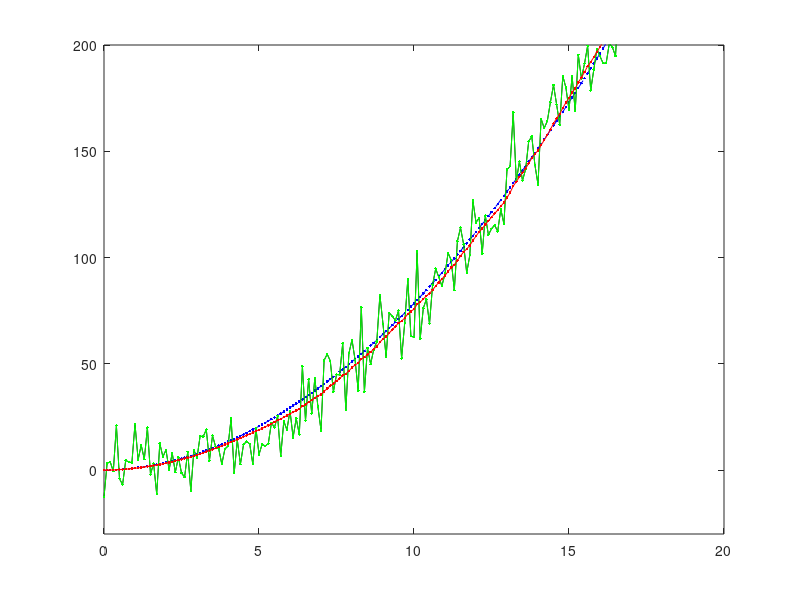

The MATLAB source for this figure:


%Tracking object using kalman filter

clear all
%% simulation duration and sampling rate
duration = 20; % (s)
dt = .1;  % (s) sampling rate

%% Define update equations (Coefficent matrices): A physics based model for where we expect the train to be [state transition (state + velocity)] + [input control (acceleration)]
F = [1 dt; 0 1] ; % state transition matrix:  expected flight of the Quail (state prediction)
B = [dt^2/2; dt]; %input control matrix:  expected effect of the input accceleration on the state.
H = [1 0]; % measurement matrix

%% define main variables
u = 1.5; % define acceleration magnitude
X= [0; 0]; %initialized state--it has two components: [position; velocity]
Accel_noise_mag = .5; % process noise the variability in how fast the object is speeding up (stdv of acceleration: meters/sec^2)
Q = Accel_noise_mag^2 * [dt^4/4 dt^3/2; dt^3/2 dt^2]; % Ex convert the process noise (stdv) into covariance matrix

Sensor_noise_mag = 10;  %measurement noise: (stdv of location, in meters)
R = Sensor_noise_mag^2;% Ez convert the measurement noise (stdv) into covariance matrix

%% initialize result variables
X_true = []; % Object's TRUE state trajectory 
X_sensed = []; % object's SENSED state trajectory

%% simulate actual and sensed trajectories
for t = 0 : dt: duration

    % Generate the object's true (noisy) trajectory
    w = Accel_noise_mag * [(dt^2/2)*randn; dt*randn];
    X = F * X+ B * u + w;
    
    X_true = [X_true; X(1)];
    
    % Generate what the sensor sees; noise is included.
    v = Sensor_noise_mag * randn;
    y = H * X+ v;
    X_sensed = [X_sensed; y];
end


%% Now perform kalman filtering
%initize estimation variables
X= [0; 0]; % re-initialized state
X_estimate = X;  %x_estimate of initial location
X_loc_estimate = zeros(1, 100); %  Object position estimate
P = Q; % Initialize covariance matrix P

for t = 1:length(X_true)
    %%%%%%%%%%%% Kalman filter equations
    X_estimate = F * X_estimate + B * u;
    P = F * P * F' + Q;
    K = P * H' / (H * P * H' + R);
    X_estimate = X_estimate + K * (X_sensed(t) - H * X_estimate);
    P = P - K * H * P;
    
    %%%%%%%%%%%%%%%%% End of Kalman filter equations
    
    %Store for plotting
    if t > length(X_loc_estimate)
      X_loc_estimate = [X_loc_estimate, zeros(1, length(X_loc_estimate))];
    end
    X_loc_estimate(t) = X_estimate(1);
end

% PLOT the results
tt = 0 : dt : duration;
%plot true path (blue)
plot(tt,X_true,'--b.'); hold on;
%plot sensed and estimated path when a running average filter is used.
X_smooth = X_sensed;
plot(tt,X_sensed,'-k.', tt, X_smooth, '-g.');
%plot Kalman estimated path on same plot
plot( tt,X_loc_estimate(1:length(tt)),'-r.');
axis([0 20 -30 200]);


rms(X_true - X_smooth)
rms(X_true - X_loc_estimate)